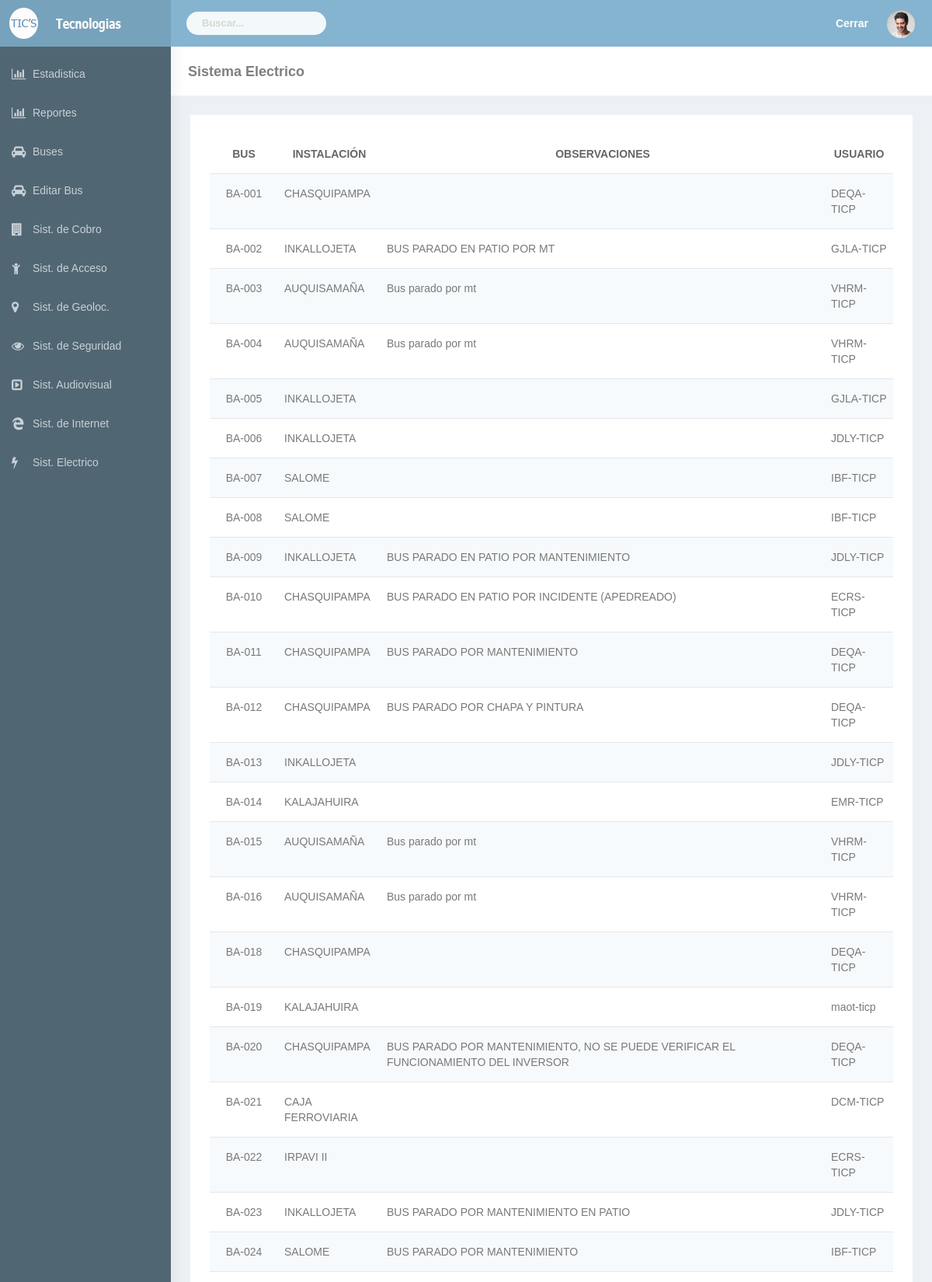
Screenshot of /html/reporte_electrico.php?dato=Funciona&dato3=inversor (upper part) with the database file from the repository.
### tables this page shows
CREATE TABLE `electrico` (
  `idelectrico` int(11) NOT NULL,
  `bus_idbus` int(11) NOT NULL,
  `instalacion_idinstalacion` int(11) NOT NULL,
  `usuario_idusuario` int(11) NOT NULL,
  `inversor` varchar(45) NOT NULL,
  `serie_inversor` varchar(45) DEFAULT NULL,
  `codigo_gamlp` varchar(45) NOT NULL,
  `cod_gamlp` varchar(45) NOT NULL,
  `toma_energia_conductor` varchar(45) NOT NULL,
  `cableado_energia` varchar(45) NOT NULL,
  `estado_inversor` varchar(45) NOT NULL,
  `obs` varchar(800) NOT NULL,
  `fecha` datetime NOT NULL
);

CREATE TABLE `bus` (
  `idbus` int(11) NOT NULL,
  `nombre_bus` varchar(45) NOT NULL,
  `placa` varchar(45) DEFAULT NULL,
  `si_cobro` int(11) NOT NULL,
  `si_acceso` int(11) NOT NULL,
  `si_geoloc` int(11) NOT NULL,
  `si_segurida` int(11) NOT NULL,
  `si_audiovicual` int(11) NOT NULL,
  `si_internet` int(11) NOT NULL,
  `si_electrico` int(11) NOT NULL
);

CREATE TABLE `instalacion` (
  `idinstalacion` int(11) NOT NULL,
  `nombre_instalacion` varchar(45) NOT NULL,
  `abreviado` varchar(45) NOT NULL
);

CREATE TABLE `usuario` (
  `idusuario` int(11) NOT NULL,
  `cod_user` varchar(45) DEFAULT NULL,
  `roles_idroles` int(11) NOT NULL,
  `nombre` varchar(45) NOT NULL,
  `paterno` varchar(45) DEFAULT NULL,
  `materno` varchar(45) DEFAULT NULL,
  `ci` varchar(45) NOT NULL,
  `pass` varchar(70) DEFAULT NULL
);

### html/reporte_electrico.php (the view, shortened to what this page needs)
<?php
include("header.php");
 ?>
        <div id="page-wrapper">
            <div class="container-fluid">
                <div class="row bg-title">
                    <div class="col-lg-3 col-md-4 col-sm-4 col-xs-12">
                        <h4 class="page-title">Sistema Electrico</h4> </div>
                </div>
                <div class="row">
                    <div class="col-sm-12">
                        <div class="white-box">
                            <div class="table  table-striped table-responsive" id="dvData">
                               <table class="table table-striped  table-condensed text-center"  >
                                    <thead>
                                        <tr>
                                            <th WIDTH="10%" class="text-center"><strong>BUS</strong></th>
                                            <th WIDTH="15%" class="text-center"><strong>INSTALACIÓN</strong> </th>
                                            <th WIDTH="65%" class="text-center"><strong>OBSERVACIONES</strong></th>
                                            <th WIDTH="10%" class="text-center"><strong>USUARIO</strong></th>
                                        </tr>
                                    </thead>
                                    <tbody class="buscar">
                                       <?php
										$dato=$_GET['dato'];
										$dato3=$_GET['dato3'];
                                        $dat="  SELECT
												bus.nombre_bus,
												instalacion.nombre_instalacion,
												usuario.cod_user,
												electrico.obs
												FROM
												electrico
												INNER JOIN bus ON electrico.bus_idbus = bus.idbus
												INNER JOIN instalacion ON electrico.instalacion_idinstalacion = instalacion.idinstalacion
												INNER JOIN usuario ON electrico.usuario_idusuario = usuario.idusuario
												WHERE $dato3='$dato'
												ORDER BY
												bus.idbus ASC";
										$da=mysql_query($dat);
                                        while($c = mysql_fetch_assoc($da))
                                        {
                                        ?>
                                        <tr>
											<td class="text-center"> <?php echo $c['nombre_bus'];?> </td>
											<td class="text-left"> <?php echo $c['nombre_instalacion'];?> </td>
											<td class="text-left"> <?php echo $c['obs'];?> </td>
											<td class="text-left"> <?php echo $c['cod_user'];?> </td>
                                        </tr>
                                             <?php }?>
                                    </tbody>
                                </table>
                                 </div>
                        </div>
                    </div>
                </div>
            </div>
<?php  include("foter.php"); ?>

### html/css/colors/blue-dark.css (style rules this page uses)
body { background:#516673 }

### rows the page displays
electrico: bus_idbus.nombre_bus "BA-001", instalacion_idinstalacion.nombre_instalacion "CHASQUIPAMPA", usuario_idusuario.cod_user "DEQA-TICP"
electrico: bus_idbus.nombre_bus "BA-002", instalacion_idinstalacion.nombre_instalacion "INKALLOJETA", obs "BUS PARADO EN PATIO POR MT", usuario_idusuario.cod_user "GJLA-TICP"
electrico: bus_idbus.nombre_bus "BA-003", instalacion_idinstalacion.nombre_instalacion "AUQUISAMAÑA", obs "Bus parado por mt", usuario_idusuario.cod_user "VHRM-TICP"
electrico: bus_idbus.nombre_bus "BA-004", instalacion_idinstalacion.nombre_instalacion "AUQUISAMAÑA", obs "Bus parado por mt", usuario_idusuario.cod_user "VHRM-TICP"
electrico: bus_idbus.nombre_bus "BA-005", instalacion_idinstalacion.nombre_instalacion "INKALLOJETA", usuario_idusuario.cod_user "GJLA-TICP"
electrico: bus_idbus.nombre_bus "BA-006", instalacion_idinstalacion.nombre_instalacion "INKALLOJETA", usuario_idusuario.cod_user "JDLY-TICP"
electrico: bus_idbus.nombre_bus "BA-007", instalacion_idinstalacion.nombre_instalacion "SALOME", usuario_idusuario.cod_user "IBF-TICP"
electrico: bus_idbus.nombre_bus "BA-008", instalacion_idinstalacion.nombre_instalacion "SALOME", usuario_idusuario.cod_user "IBF-TICP"
electrico: bus_idbus.nombre_bus "BA-009", instalacion_idinstalacion.nombre_instalacion "INKALLOJETA", obs "BUS PARADO EN PATIO POR MANTENIMIENTO", usuario_idusuario.cod_user "JDLY-TICP"
electrico: bus_idbus.nombre_bus "BA-010", instalacion_idinstalacion.nombre_instalacion "CHASQUIPAMPA", obs "BUS PARADO EN PATIO POR INCIDENTE (APEDREADO)", usuario_idusuario.cod_user "ECRS-TICP"
electrico: bus_idbus.nombre_bus "BA-011", instalacion_idinstalacion.nombre_instalacion "CHASQUIPAMPA", obs "BUS PARADO POR MANTENIMIENTO", usuario_idusuario.cod_user "DEQA-TICP"
electrico: bus_idbus.nombre_bus "BA-012", instalacion_idinstalacion.nombre_instalacion "CHASQUIPAMPA", obs "BUS PARADO POR CHAPA Y PINTURA", usuario_idusuario.cod_user "DEQA-TICP"
electrico: bus_idbus.nombre_bus "BA-013", instalacion_idinstalacion.nombre_instalacion "INKALLOJETA", usuario_idusuario.cod_user "JDLY-TICP"
electrico: bus_idbus.nombre_bus "BA-014", instalacion_idinstalacion.nombre_instalacion "KALAJAHUIRA", usuario_idusuario.cod_user "EMR-TICP"
electrico: bus_idbus.nombre_bus "BA-015", instalacion_idinstalacion.nombre_instalacion "AUQUISAMAÑA", obs "Bus parado por mt", usuario_idusuario.cod_user "VHRM-TICP"
electrico: bus_idbus.nombre_bus "BA-016", instalacion_idinstalacion.nombre_instalacion "AUQUISAMAÑA", obs "Bus parado por mt", usuario_idusuario.cod_user "VHRM-TICP"
electrico: bus_idbus.nombre_bus "BA-018", instalacion_idinstalacion.nombre_instalacion "CHASQUIPAMPA", usuario_idusuario.cod_user "DEQA-TICP"
electrico: bus_idbus.nombre_bus "BA-019", instalacion_idinstalacion.nombre_instalacion "KALAJAHUIRA", usuario_idusuario.cod_user "maot-ticp"
electrico: bus_idbus.nombre_bus "BA-020", instalacion_idinstalacion.nombre_instalacion "CHASQUIPAMPA", obs "BUS PARADO POR MANTENIMIENTO, NO SE PUEDE VERIFICAR EL FUNCIONAMIENTO DEL INVERSOR", usuario_idusuario.cod_user "DEQA-TICP"
electrico: bus_idbus.nombre_bus "BA-021", instalacion_idinstalacion.nombre_instalacion "CAJA FERROVIARIA", usuario_idusuario.cod_user "DCM-TICP"
electrico: bus_idbus.nombre_bus "BA-022", instalacion_idinstalacion.nombre_instalacion "IRPAVI II", usuario_idusuario.cod_user "ECRS-TICP"
electrico: bus_idbus.nombre_bus "BA-023", instalacion_idinstalacion.nombre_instalacion "INKALLOJETA", obs "BUS PARADO POR MANTENIMIENTO EN PATIO", usuario_idusuario.cod_user "JDLY-TICP"
electrico: bus_idbus.nombre_bus "BA-024", instalacion_idinstalacion.nombre_instalacion "SALOME", obs "BUS PARADO POR MANTENIMIENTO", usuario_idusuario.cod_user "IBF-TICP"
